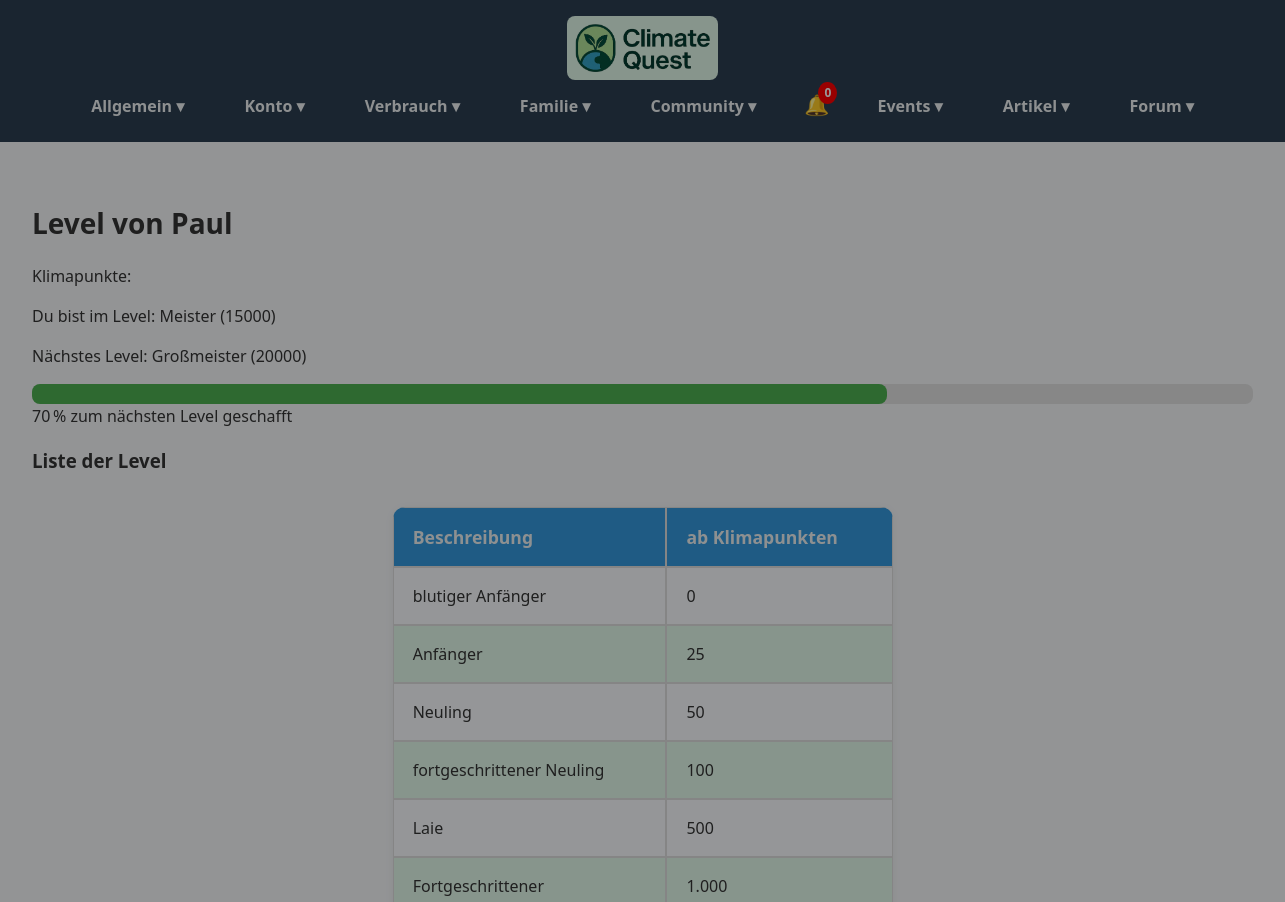
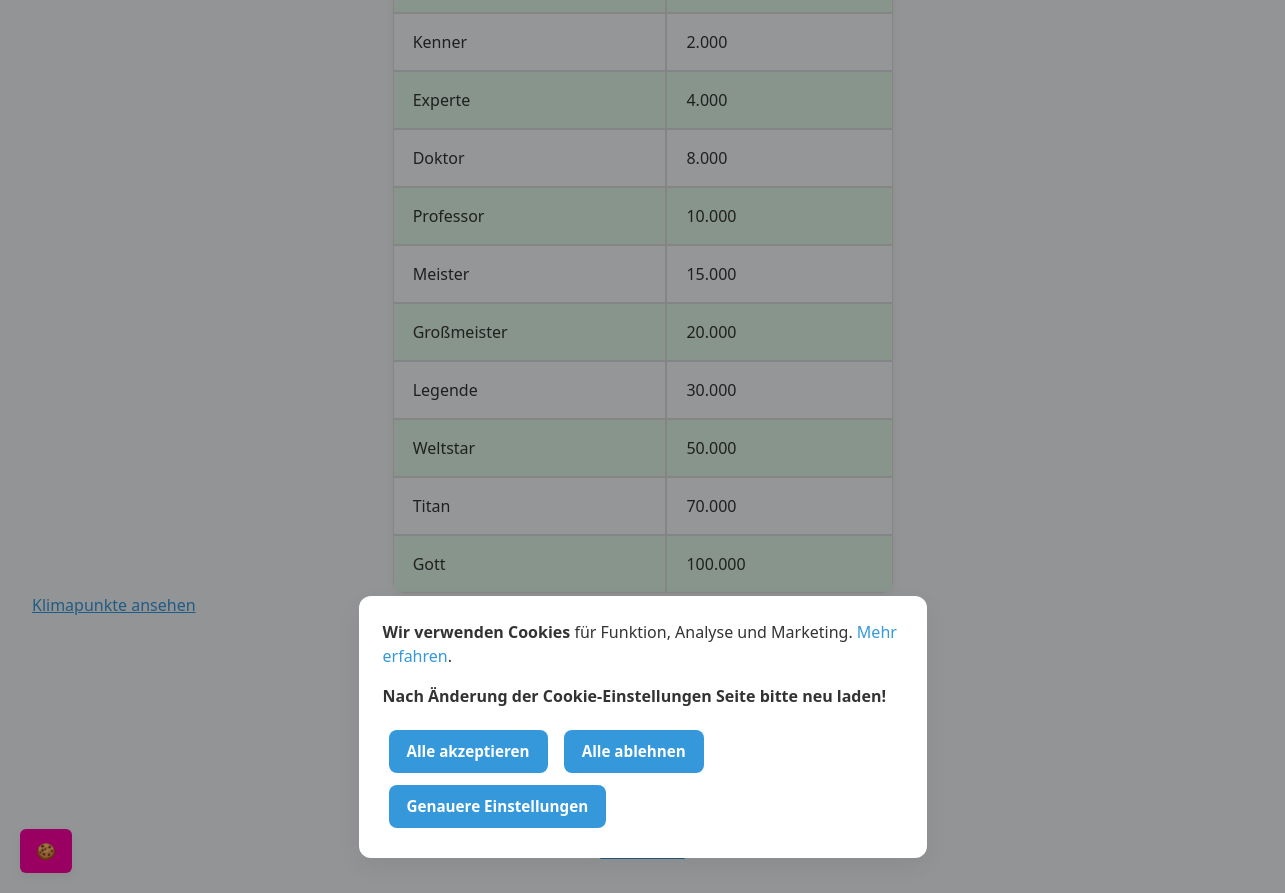
/users/level/2, run on the app's committed database (2 pictures, top to bottom).
### personals/models.py (models this page shows)
class Level(models.Model):
    klimapunkte = models.IntegerField()
    description = models.CharField(max_length=100)
    def __str__(self):
        return f'{self.description} ({self.klimapunkte})'

### users/views.py (the view)
# urls.py: path('level/<int:user_id>', level_view, name='level_view'),
def level_view(request, user_id):
    try:
        user = User.objects.get(id=user_id)
    except User.DoesNotExist:
        messages.error(request, all_messages["user_not_found"])
        return redirect('home')
    levelData = get_level(user)
    return render(request, './level.html', {'levelData': levelData, 'user': user})

### utils/functions.py (called while the page is built)
def get_klimapunkte(aktionen):
    klimapunkte = sum(aktion.impact for aktion in aktionen)
    return klimapunkte

### verbrauch/models.py (called while the page is built)
    @property
    def impact(self):
        return self.quantity * self.aktion.klimapunkte

### users/templates/level.html (shortened to what this page needs)
{% extends "base.html" %}
{% load static %}
{% load html_decode %}
{% block content %}
    <h1>{% if user == request.user %}Mein Level{% else %}Level von {{ user }}{% endif %}</h1>
    <p>Klimapunkte: {{ klimapunkte|floatformat:-4 }}</p>
    {% if levelData.info %}
        <p id="info">{{ levelData.info|html_decode }}</p>
    {% else %}
        <p>Du bist im Level: {{ levelData.current_level }}</p>
        <p>Nächstes Level: {{ levelData.next_level }}</p>
        <div class="progress-container">
            <div class="progress-bar" style="width: {{ levelData.progress_percent }}%;"></div>
        </div>
        <p>{{ levelData.progress_percent }} % zum nächsten Level geschafft</p>
    {% endif %}
    <h3>Liste der Level</h3>
    <table class="level-table">
        <thead>
        <tr>
            <th>Beschreibung</th>
            <th>ab Klimapunkten</th>
        </tr>
        </thead>
        <tbody>
        {% for level in levelData.levels %}
            <tr>
                <td>{{ level.description }}</td>
                <td>{{ level.klimapunkte }}</td>
            </tr>
        {% endfor %}
        </tbody>
    </table>
    <a href="{% url 'klimapunkte_view' user.id %}">Klimapunkte ansehen</a>
{% endblock %}

### static/css/style.css (style rules this page uses)
:root { --color-bg: #f4f6f8; --color-bg-light: #f7fafd; --color-bg-dark: #e0f7e9; --color-text: #333; --color-text-light: #ecf0f1; --color-primary: #3498db; --color-primary-hover: #2980b9; --color-primary-light: #e3f0fa; --color-accent: #ff00a2; --color-white: #ffffff; --color-header-bg: #2c3e50; --color-header-text: #ecf0f1; --color-muted: #888; --color-error: #e74c3c; --color-success: #2ecc71; --color-shadow-light: rgba(0, 0, 0, 0.06); --shadow-md: 0 2px 10px var(--color-shadow-light); --color-green-dark: #176d3b; --color-blue-dark: #34495e; --color-border: #ccc; --color-border-green: #b2dfdb; --color-notification: red; --color-counters: #3a6b4f; --color-counters-bg: #f5f9f6; --color-own-cards: #176d3b; --color-description: #acacac43; --color-event-card-border-left-participant: #00ff88; --color-event-card-border-left-creator: #ff00ff; }
html { scroll-behavior: smooth; color: var(--color-text); }
body { font-family: 'Segoe UI', sans-serif; background-color: var(--color-bg); margin: 0; padding: 0; color: var(--color-text); transition: all 0.3s ease; }
a { transition: all 0.3s ease; }
h1 { font-size: 28px; margin-bottom: 20px; }
a { color: var(--color-primary); cursor: pointer; }
.level-table { width: 100%; max-width: 500px; margin: 2rem auto 0 auto; border-collapse: separate; border-spacing: 0; background: var(--color-bg-light); border-radius: var(--radius-lg); box-shadow: var(--shadow-md); overflow: hidden; }

### users/templates/level.html (style rules this page uses)
.progress-container { width: 100%; background-color: #e0e0e0; border-radius: 8px; }
.progress-bar { height: 20px; background-color: #4caf50; border-radius: 8px; }
.level-table { width: 100%; max-width: 500px; margin: 2rem auto 0 auto; border-collapse: separate; border-spacing: 0; background: var(--color-bg-light); border-radius: 12px; box-shadow: var(--shadow-md); overflow: hidden; }
.level-table th, .level-table td { padding: 1rem 1.2rem; text-align: left; }
.level-table th { background: var(--color-primary); color: var(--color-text-light); font-weight: 600; font-size: 1.1rem; }
.level-table tr:nth-child(even) td { background: var(--color-bg-dark); }
.level-table tr:nth-child(odd) td { background: var(--color-bg-light); }

### data on the page
Level: current_level "Meister (15000)", description "Meister", klimapunkte "15.000"
Level: next_level "Großmeister (20000)", description "Großmeister", klimapunkte "20.000"
Level: description "blutiger Anfänger", klimapunkte "0"
Level: description "Anfänger", klimapunkte "25"
Level: description "Neuling", klimapunkte "50"
Level: description "fortgeschrittener Neuling", klimapunkte "100"
Level: description "Laie", klimapunkte "500"
Level: description "Fortgeschrittener", klimapunkte "1.000"
Level: description "Kenner", klimapunkte "2.000"
Level: description "Experte", klimapunkte "4.000"
Level: description "Doktor", klimapunkte "8.000"
Level: description "Professor", klimapunkte "10.000"
Level: description "Legende", klimapunkte "30.000"
Level: description "Weltstar", klimapunkte "50.000"
Level: description "Titan", klimapunkte "70.000"
Level: description "Gott", klimapunkte "100.000"

### other printed values
{{ user }} "Paul"
{{ levelData.progress_percent }} "70"
